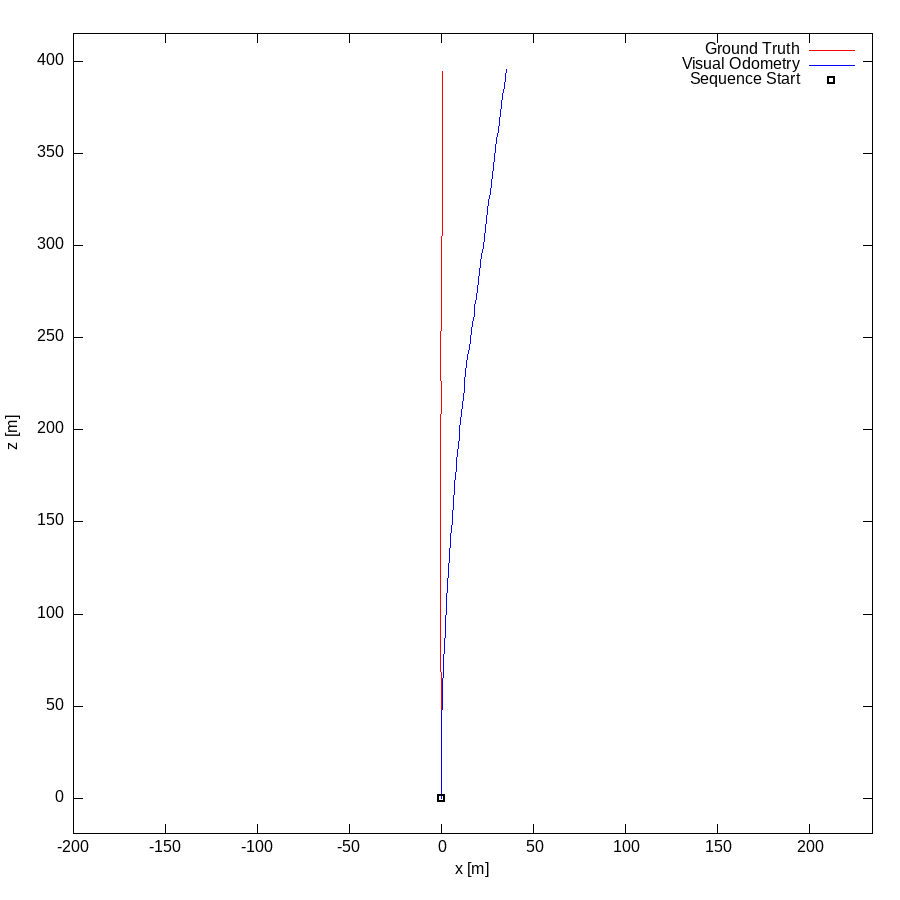

Generate this figure with gnuplot:
set term postscript eps enhanced color
set output "04.eps"
set size ratio -1
set xrange [-200:234]
set yrange [-19:415]
set xlabel "x [m]"
set ylabel "z [m]"
plot "04.txt" using 1:2 lc rgb "#FF0000" title 'Ground Truth' w lines,"04.txt" using 3:4 lc rgb "#0000FF" title 'Visual Odometry' w lines,"< head -1 04.txt" using 1:2 lc rgb "#000000" pt 4 ps 1 lw 2 title 'Sequence Start' w points
